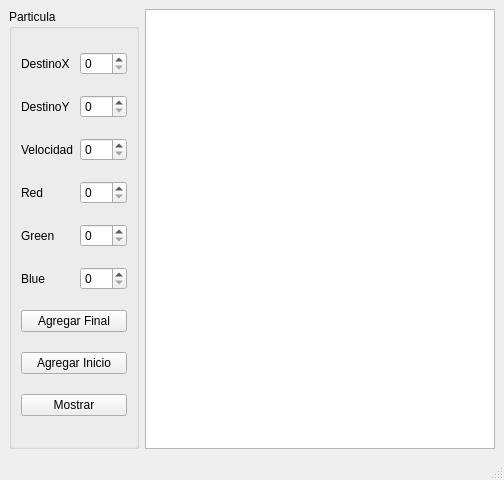
<?xml version="1.0" encoding="UTF-8"?>
<ui version="4.0">
 <class>MainWindow</class>
 <widget class="QMainWindow" name="MainWindow">
  <property name="geometry">
   <rect>
    <x>0</x>
    <y>0</y>
    <width>504</width>
    <height>480</height>
   </rect>
  </property>
  <property name="windowTitle">
   <string>MainWindow</string>
  </property>
  <widget class="QWidget" name="centralwidget">
   <layout class="QGridLayout" name="gridLayout_2">
    <item row="0" column="0">
     <widget class="QGroupBox" name="groupBox">
      <property name="title">
       <string>Particula</string>
      </property>
      <layout class="QGridLayout" name="gridLayout">
       <item row="4" column="1">
        <widget class="QSpinBox" name="green_spinBox">
         <property name="maximum">
          <number>255</number>
         </property>
        </widget>
       </item>
       <item row="8" column="0" colspan="2">
        <widget class="QPushButton" name="mostrar_pushButton">
         <property name="text">
          <string>Mostrar</string>
         </property>
        </widget>
       </item>
       <item row="7" column="0" colspan="2">
        <widget class="QPushButton" name="agregarInicio_pushButton">
         <property name="text">
          <string>Agregar Inicio</string>
         </property>
        </widget>
       </item>
       <item row="0" column="0">
        <widget class="QLabel" name="label">
         <property name="text">
          <string>DestinoX</string>
         </property>
        </widget>
       </item>
       <item row="3" column="0">
        <widget class="QLabel" name="label_4">
         <property name="text">
          <string>Red</string>
         </property>
        </widget>
       </item>
       <item row="4" column="0">
        <widget class="QLabel" name="label_5">
         <property name="text">
          <string>Green</string>
         </property>
        </widget>
       </item>
       <item row="2" column="1">
        <widget class="QSpinBox" name="velocidad_spinBox">
         <property name="maximum">
          <number>300</number>
         </property>
        </widget>
       </item>
       <item row="5" column="1">
        <widget class="QSpinBox" name="blue_spinBox">
         <property name="maximum">
          <number>255</number>
         </property>
        </widget>
       </item>
       <item row="5" column="0">
        <widget class="QLabel" name="label_6">
         <property name="text">
          <string>Blue</string>
         </property>
        </widget>
       </item>
       <item row="2" column="0">
        <widget class="QLabel" name="label_3">
         <property name="text">
          <string>Velocidad</string>
         </property>
        </widget>
       </item>
       <item row="0" column="1">
        <widget class="QSpinBox" name="destinoX_spinBox">
         <property name="maximum">
          <number>500</number>
         </property>
        </widget>
       </item>
       <item row="1" column="0">
        <widget class="QLabel" name="label_2">
         <property name="text">
          <string>DestinoY</string>
         </property>
        </widget>
       </item>
       <item row="1" column="1">
        <widget class="QSpinBox" name="destinoY_spinBox">
         <property name="maximum">
          <number>500</number>
         </property>
        </widget>
       </item>
       <item row="6" column="0" colspan="2">
        <widget class="QPushButton" name="agregarFinal_pushButton">
         <property name="text">
          <string>Agregar Final</string>
         </property>
        </widget>
       </item>
       <item row="3" column="1">
        <widget class="QSpinBox" name="red_spinBox">
         <property name="maximum">
          <number>255</number>
         </property>
        </widget>
       </item>
      </layout>
     </widget>
    </item>
    <item row="0" column="1">
     <widget class="QPlainTextEdit" name="salida"/>
    </item>
   </layout>
  </widget>
  <widget class="QMenuBar" name="menubar">
   <property name="geometry">
    <rect>
     <x>0</x>
     <y>0</y>
     <width>504</width>
     <height>26</height>
    </rect>
   </property>
  </widget>
  <widget class="QStatusBar" name="statusbar"/>
 </widget>
 <resources/>
 <connections/>
</ui>
